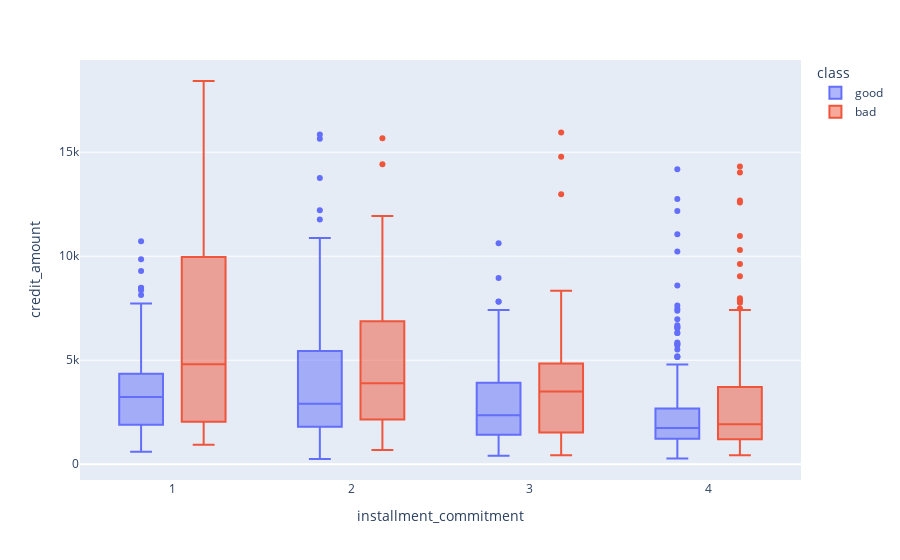

The notebook cell saved with this chart:
### Markdown cell above
## Existing Credits vs Credit Amount and Duration

### Code cell
# installment_commitment vs Credit Amount and Duration
px.box(df,x="installment_commitment",y="credit_amount",color="class")

### Figure 1 — Plotly figure (JSON) as saved in the notebook; plotly's stock layout.template omitted (floating-point values rounded to 4 significant figures; data arrays with more than 128 entries replaced by an {"elided": "..."} marker saying what was removed)
{"data": [{"alignmentgroup": "True", "hovertemplate": "class=good<br>installment_commitment=%{x}<br>credit_amount=%{y}<extra></extra>", "legendgroup": "good", "marker": {"color": "#636efa"}, "name": "good", "notched": false, "offsetgroup": "good", "orientation": "v", "showlegend": true, "type": "box", "x": {"elided": "700 int values"}, "x0": " ", "xaxis": "x", "y": {"elided": "700 int values"}, "y0": " ", "yaxis": "y"}, {"alignmentgroup": "True", "hovertemplate": "class=bad<br>installment_commitment=%{x}<br>credit_amount=%{y}<extra></extra>", "legendgroup": "bad", "marker": {"color": "#EF553B"}, "name": "bad", "notched": false, "offsetgroup": "bad", "orientation": "v", "showlegend": true, "type": "box", "x": {"elided": "300 int values"}, "x0": " ", "xaxis": "x", "y": {"elided": "300 int values"}, "y0": " ", "yaxis": "y"}], "layout": {"boxmode": "group", "legend": {"title": {"text": "class"}, "tracegroupgap": 0}, "margin": {"t": 60}, "xaxis": {"anchor": "y", "domain": [0, 1], "title": {"text": "installment_commitment"}}, "yaxis": {"anchor": "x", "domain": [0, 1], "title": {"text": "credit_amount"}}}}
